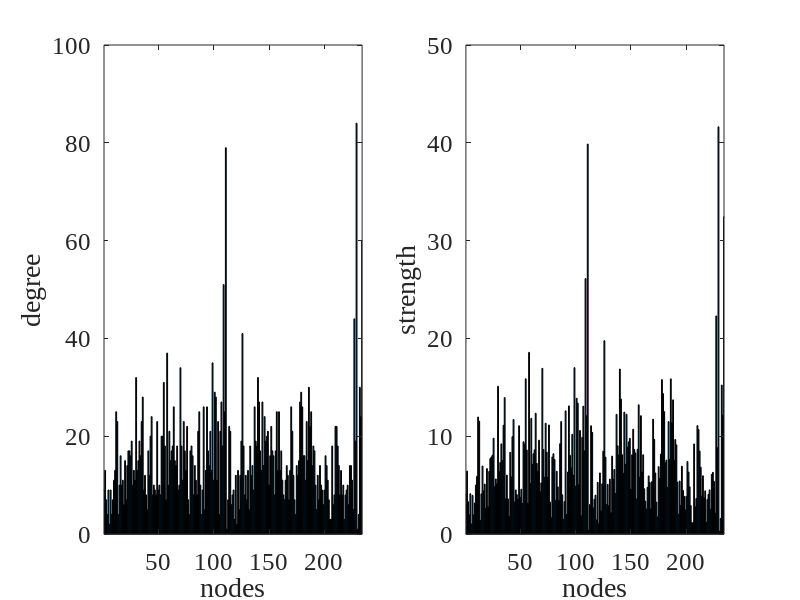

Write MATLAB code to recreate this figure. (Note: this script raises an error after producing the figure.)
close all;
clearvars;
clc;

set(0,'DefaultAxesFontName','Times New Roman');
set(0,'DefaultAxesFontSize',18);

set(0,'DefaultTextFontname','Times New Roman');
set(0,'DefaultTextFontSize',18);

%% add folders with scripts to path
path2scripts = fullfile(pwd,'..');
addpath(genpath(path2scripts))

%% load network
load brainSC.mat % load here your favourite network

N=size(A,1); %number of nodes in the network
mask = triu(true(N,N),1); %upper triangular binary mask;

figure;
%% degree: number of connections of each node
subplot(1,2,1);
degree = sum(A>0);
bar(degree); xlabel('nodes'); ylabel('degree'); xlim([1,N]);

%% strength: total weight for all connections of each node
subplot(1,2,2);
strength = sum(A);
bar(strength); xlabel('nodes'); ylabel('strength'); xlim([1,N])


%% integration - shortest paths - efficiency - search-information

[SP.distance,SP.length,SP.B] = get_shortest_path_lengths(1./A); %distance can be expressed as -log(A), as 1./A and in other ways...
SP.I = get_information_shortest_paths_wei_und(A,SP.length,SP.B,sum(A),1); %compute pairwise search-information
%compute pairwise search-information
Isym=(SP.I+SP.I')/2; % search information is not a symmetric measurement
Isym(logical(eye(size(SP.I))))=0; %set main diagonal to zero

figure,
subplot(1,3,1); imagesc(SP.length); axis square; title('SP (edges)'); colorbar;
xlabel('nodes'); ylabel('nodes');
subplot(1,3,2); imagesc(SP.distance); axis square; title('SP (distance)'); colorbar;
xlabel('nodes'); ylabel('nodes');
subplot(1,3,3); imagesc(SP.I); axis square; title ('SP (search-information)'); colorbar;
xlabel('nodes'); ylabel('nodes');

%% diffusion: mean first passage time.

MFPT =f_mfpt(f_markov_chain(A)); % mean-first-passage-times computation
Ediff = mean(1./MFPT(mask)); % diffusion efficiency.
figure, imagesc(MFPT); axis square; colorbar;
xlabel('nodes'); ylabel('nodes');

%% modularity

gamma = 1;
[S,Q] = front_genlouvain_single(A,gamma);
[aa,bb] = sort(S);
figure, 
subplot(1,2,1); spy(A);
title('network original ordering')
subplot(1,2,2); spy(A(bb,bb));
title(sprintf('network reordered, %d modules, Q=%0.2f',length(unique(S)),Q))

%% randomization

numChanges = 500; %number of effective changes
maxIter = numChanges*100; %number of attemps
seed = 1; %seed for random-numbers generator
[randA,eff,diss] = rand_xswap_wu(A,numChanges,maxIter,seed);

figure,
subplot(1,2,1); spy(A); title('original graph')
subplot(1,2,2); spy(randA); title('randomized graph')

%% randomization experiment and assessment of network features

% step 1
% create a loop based on xswap iterations
% every 100 iterations up to 10,000, evaluate Q,Erout,Ediff,Einf
% make 4 plots showing the behavior as graph-randomization evolves

% step 2, create ensembles of randomized networks for each number of
% iterations and report mean and std-error of network measures

